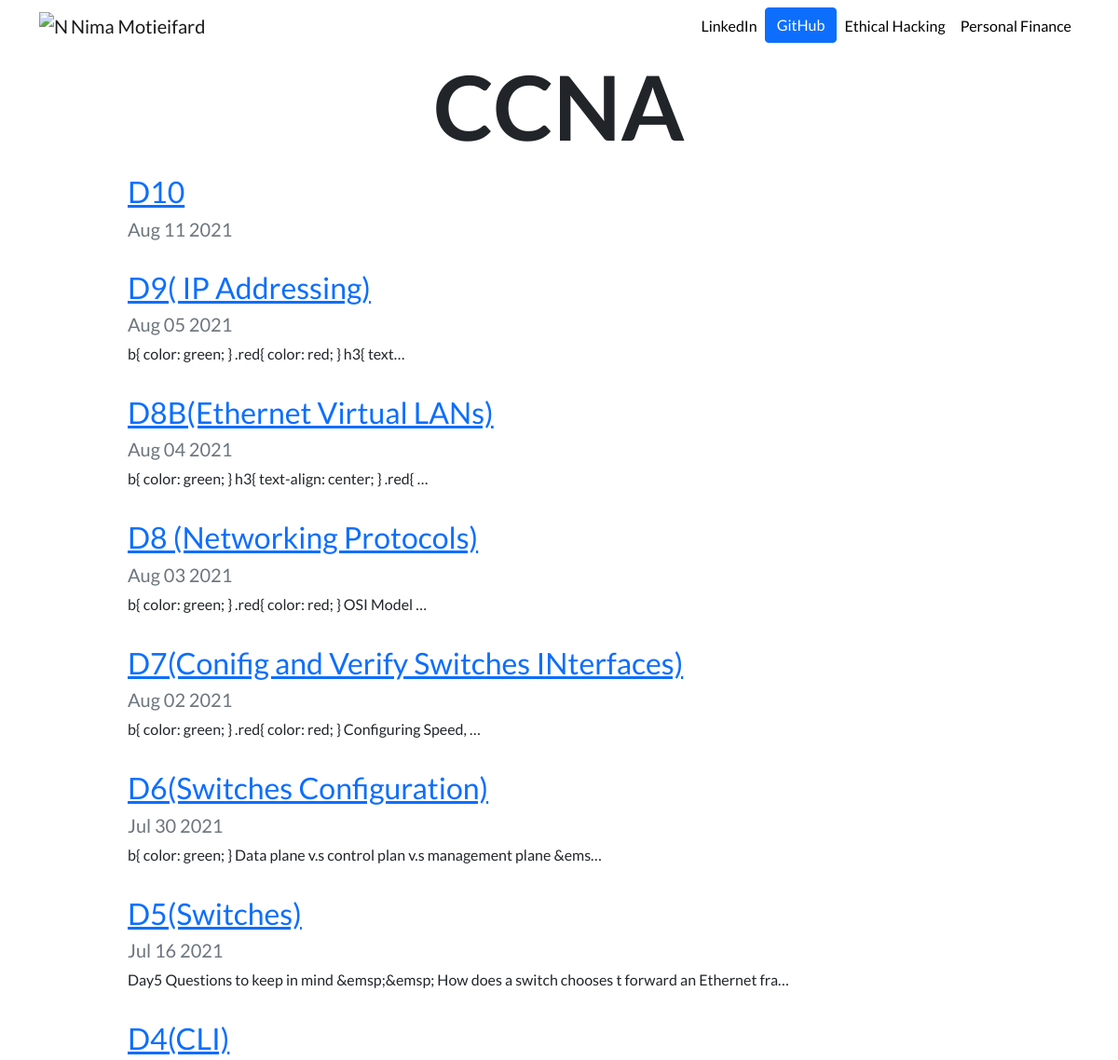
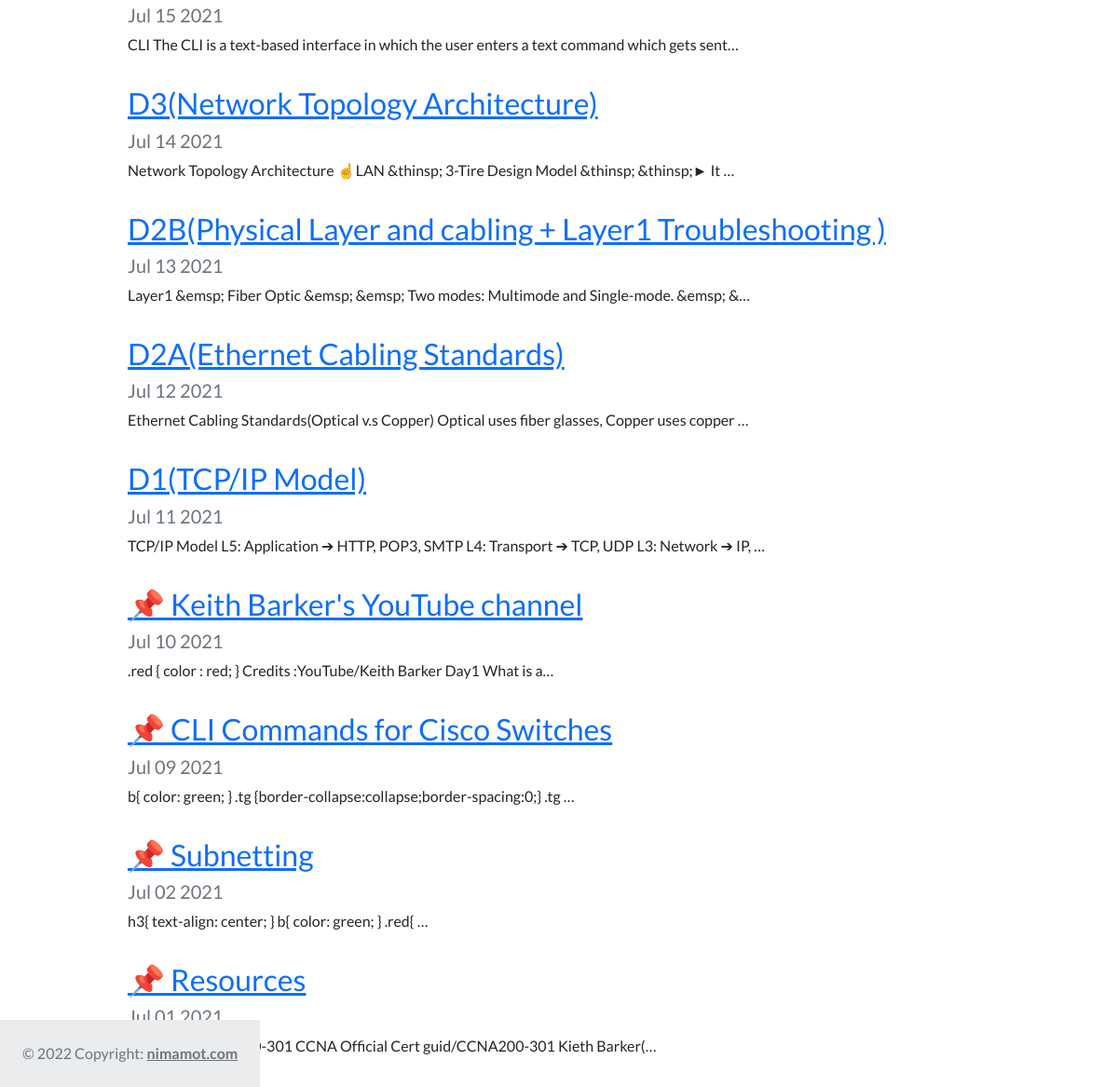
Screenshot of /blog/ with the database file from the repository (2 pictures, top to bottom).
### blog/models.py (models this page shows, shortened)
class Blog(models.Model):
    title = models.CharField(max_length=200)
    description = models.TextField()
    date = models.DateField()

### blog/views.py (the view)
# urls.py: path('', views.all_blogs, name='all_blogs'),
def all_blogs(request):
    blogs = Blog.objects.order_by('-date')
    return render(request, 'blog/all_blogs.html', {'blogs':blogs})

### blog/templates/blog/all_blogs.html
{% extends 'portfolio/base.html' %}
{% load static %}
{% block content %}
<h1 id="blogtitle" class="font-weight-bold text-center">CCNA</h1>
{% for blog in blogs %}
<div class="row justify-content-center my-3">
  <div class="col-md-10">
    <a href="{% url 'blog:detail' blog.id %}">
      <h2>{{ blog.title }}</h2>
    </a>
    <h5 class="text-muted">{{ blog.date|date:'M d Y' }}</h5>
    <p>{{ blog.description|striptags|truncatechars:100 }}</p>
  </div>
</div>
{% endfor %}
{% endblock %}

### portfolio/static/portfolio/custom.css (style rules this page uses)
body { font-family: 'Lato', sans-serif; }
#blogtitle { font-size: 6rem; }

### rows the page displays
Blog: title "D10", date "Aug 11 2021"
Blog: title "D9( IP Addressing)", date "Aug 05 2021", description "b{ color: green; } .red{ color: red; } h3{ text…"
Blog: title "D8B(Ethernet Virtual LANs)", date "Aug 04 2021", description "b{ color: green; } h3{ text-align: center; } .red{ …"
Blog: title "D8 (Networking Protocols)", date "Aug 03 2021", description "b{ color: green; } .red{ color: red; } OSI Model …"
Blog: title "D7(Conifig and Verify Switches INterfaces)", date "Aug 02 2021", description "b{ color: green; } .red{ color: red; } Configuring Speed, …"
Blog: title "D6(Switches Configuration)", date "Jul 30 2021", description "b{ color: green; } Data plane v.s control plan v.s management plane &ems…"
Blog: title "D5(Switches)", date "Jul 16 2021", description "Day5 Questions to keep in mind &emsp;&emsp; How does a switch chooses t forward an Ethernet fra…"
Blog: title "D4(CLI)", date "Jul 15 2021", description "CLI The CLI is a text-based interface in which the user enters a text command which gets sent…"
Blog: title "D3(Network Topology Architecture)", date "Jul 14 2021", description "Network Topology Architecture ☝️LAN &thinsp; 3-Tire Design Model &thinsp; &thinsp;► It …"
Blog: title "D2B(Physical Layer and cabling + Layer1 Troubleshooting )", date "Jul 13 2021", description "Layer1 &emsp; Fiber Optic &emsp; &emsp; Two modes: Multimode and Single-mode. &emsp; &…"
Blog: title "D2A(Ethernet Cabling Standards)", date "Jul 12 2021", description "Ethernet Cabling Standards(Optical v.s Copper) Optical uses fiber glasses, Copper uses copper …"
Blog: title "D1(TCP/IP Model)", date "Jul 11 2021", description "TCP/IP Model L5: Application ➔ HTTP, POP3, SMTP L4: Transport ➔ TCP, UDP L3: Network ➔ IP, …"
Blog: title "📌 Keith Barker's YouTube channel", date "Jul 10 2021", description ".red { color : red; } Credits :YouTube/Keith Barker Day1 What is a…"
Blog: title "📌 CLI Commands for Cisco Switches", date "Jul 09 2021", description "b{ color: green; } .tg {border-collapse:collapse;border-spacing:0;} .tg …"
Blog: title "📌 Subnetting", date "Jul 02 2021", description "h3{ text-align: center; } b{ color: green; } .red{ …"
Blog: title "📌 Resources", date "Jul 01 2021", description "ITPROTV/CCNA200-301 CCNA Official Cert guid/CCNA200-301 Kieth Barker(…"
